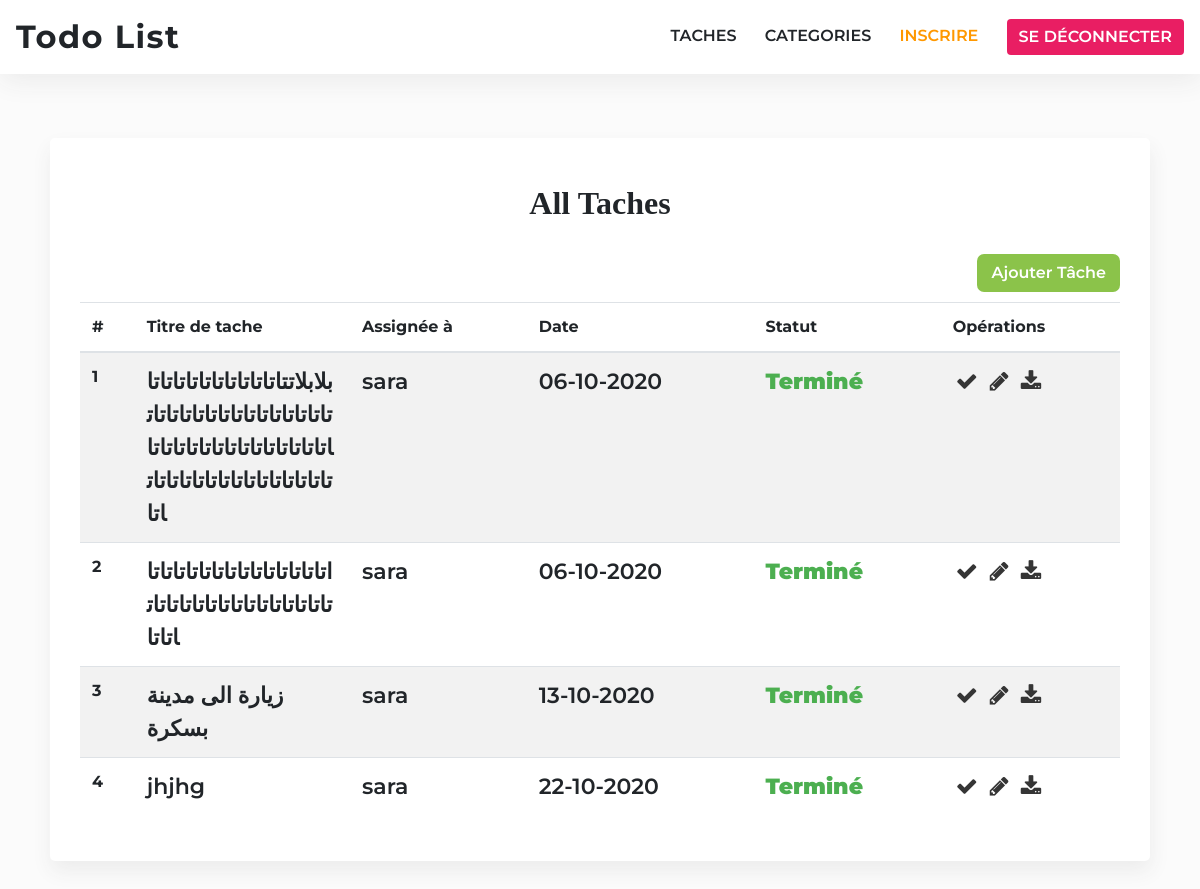
The page /tasks (signed in) on the database its author committed.
### app/models/Model.py (models this page shows, shortened)
class Task(db.Model):
    id = db.Column(db.Integer, primary_key=True)
    title = db.Column(db.String(100), nullable=False)
    description = db.Column(db.Text, nullable=False)
    complete = db.Column(db.Boolean, nullable=False,default=False)
    date = db.Column(db.DateTime, nullable=False, default=datetime.utcnow)
    image = db.Column(db.Text)
    user_id = db.Column(db.Integer, db.ForeignKey('user.id'), nullable=False)

class User(db.Model, UserMixin):
    id = db.Column(db.Integer, autoincrement=True, primary_key=True)
    email = db.Column(db.String(255), unique=True)
    username = db.Column(db.String(255))
    password = db.Column(db.String(255))
    access = db.Column(db.Integer,default=1)
    tasks = db.relationship('Task', backref='user', lazy="dynamic")
    category_id = db.Column(db.Integer, db.ForeignKey('category.id'), nullable=False)
    def is_admin(self):
        return self.access == ACCESS['admin']

### app/views/task.py (the view)
@task.route('/tasks')
@login_required
def tasks():
    title = "Taches"
    category = Category.query.filter_by(id=current_user.category_id).first()
    users = category.users.all()
    if current_user.is_admin():
      tasks = Task.query.order_by(Task.date.asc()).all()
    else:
      tasks = []
      for user in users:
        for task in user.tasks.order_by(Task.date.asc()).all():
          tasks.append(task)
    return render_template('tasks/index.html',title=title, tasks=tasks)

### app/templates/tasks/index.html (shortened to what this page needs)
{% extends "base.html" %} {% block title %}{{ title }}{% endblock %} {% block
content %}
<div class="container all-tasks col-md-11">
  <table class="table table-striped">
    <div>
      <h2>All Taches</h2>
    </div>
    <a class="add-category-btn" href="{{ url_for('task.new_task') }}">Ajouter tâche</a>
    <thead>
      <tr>
        <th scope="col">#</th>
        <th scope="col">Titre de tache</th>
        <th scope="col">Assignée à</th>
        <th scope="col">Date</th>
        <th scope="col">Statut</th>
        <th scope="col">Opérations</th>
      </tr>
    </thead>
    {% if tasks|length <= 0 %}
    <tbody>
      <tr>
        <td colspan="5" class="no-tasks">Il n'y a pas encore des tâches.</td>
      </tr>
    </tbody>
    {% else %}
    <tbody>
      {% for task in tasks %}
      <tr>
        <th scope="row">{{ loop.index }}</th>
        <td class="show-todo-title">{{ task.title }}</td>
        <td>{{ task.user.username }}</td>
        <td>
          {{ task.date.strftime('%d-%m-%Y') }}
        </td>
        <td>
          {% if task.complete %}
          <span class="task-completed">Terminé</span>
          {% else %}
          <span class="task-uncompleted">Incomplète</span>
          {% endif %}
        </td>
        <td class="crud-operations">
          {% if current_user.id == task.user.id or current_user.is_admin() %}
          <a href="{{ url_for('task.complete', id=task.id) }}">
            <i class="fa fa-check" aria-hidden="true"></i>
          </a>
          <a href="{{ url_for('task.edit_task', id=task.id) }}">
            <i class="fa fa-pencil" aria-hidden="true"></i>
          </a>
          <a href="{{ url_for('task.download', id=task.id) }}" target="_blank">
            <i class="fa fa-download" aria-hidden="true"></i>
          </a>
          {% endif %}
        </td>
      </tr>
      {% endfor %}
    </tbody>
    {% endif %}
  </table>
</div>
{% endblock %}

### app/static/css/beauty.css (style rules this page uses)
* { font-family: "Montserrat", sans-serif; box-sizing: border-box; }
body { padding-bottom: 4rem; background: #fbfbfb; }
h1, h2, h4, p { font-family: "Arvo", serif; }
.all-tasks { margin-top: 4rem; background: #fff; padding: 30px; box-shadow: 1px 10px 20px #ececec; border-radius: 5px; }
.all-tasks h2 { text-align: center; font-weight: 900; font-size: 2rem; margin: 1rem 0 2rem; color: #212529; text-transform: capitalize; }
.all-tasks table tbody tr .crud-operations a { text-decoration: none; margin: 0 3px; color: #353535; transition: 0.3s all ease-in-out; }
.all-tasks table tbody tr td { font-weight: 600; font-size: 22px; text-align: left; }
.all-tasks table tbody tr .show-todo-title { max-width: 120px; overflow-wrap: break-word; }
.all-tasks table tbody tr td > span { font-weight: 900; }
.all-tasks table tbody tr td > .task-completed { color: #4caf50; }
.add-category-btn { float: right; margin-bottom: 10px; background: #8bc34a; padding: 7px 14px; color: white; font-weight: 600; text-transform: capitalize; border-radius: 7px; text-decoration: none; transition: .3s all ease-in-out; }

### rows shown on the page
Task: title "بلابلاتتاتاتاتاتاتاتاتاتاتاتاتاتاتاتاتاتاتاتاتاتاتاتاتاتاتاتاتاتاتاتاتاتاتاتاتاتاتاتاتاتاتاتاتاتاتاتاتاتاتاتاتاتاتاتاتا", user.username "sara", date "06-10-2020", complete "Terminé"
Task: title "اتاتاتاتاتاتاتاتاتاتاتاتاتاتاتاتاتاتاتاتاتاتاتاتاتاتاتاتاتاتاتا", user.username "sara", date "06-10-2020", complete "Terminé"
Task: title "زيارة الى مدينة بسكرة", user.username "sara", date "13-10-2020", complete "Terminé"
Task: title "jhjhg", user.username "sara", date "22-10-2020", complete "Terminé"
